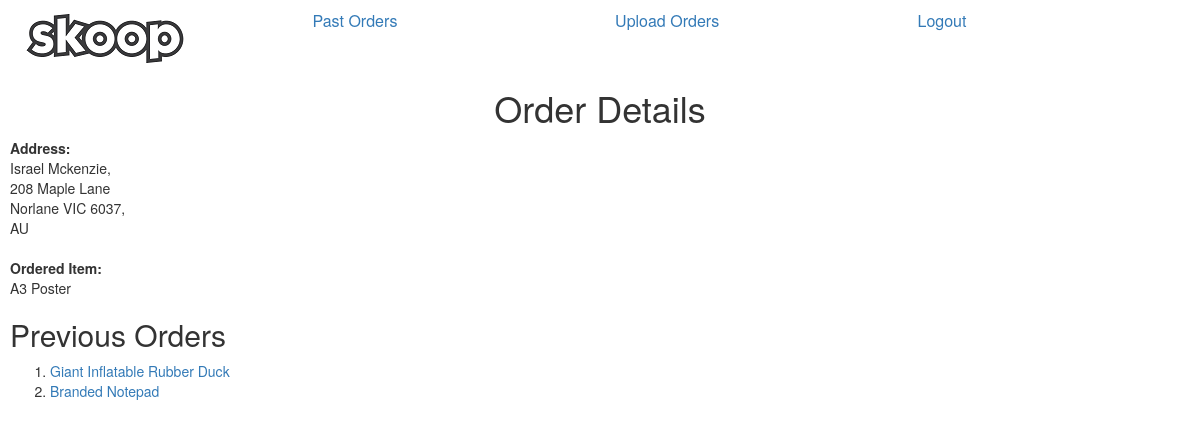
Page /order-details.php?id=1080 (signed in) on the committed database.
### tables this page shows
CREATE TABLE `orders` (
  `id` int(9) NOT NULL,
  `order_id` int(9) NOT NULL,
  `product_code` varchar(191) NOT NULL,
  `name` varchar(191) NOT NULL,
  `email` varchar(191) NOT NULL,
  `mobile` varchar(191) DEFAULT NULL,
  `address_line_one` varchar(191) NOT NULL,
  `address_line_two` varchar(191) DEFAULT NULL,
  `suburb` varchar(191) NOT NULL,
  `state` varchar(191) NOT NULL,
  `postcode` varchar(191) NOT NULL,
  `country` varchar(191) NOT NULL,
  `status` varchar(191) NOT NULL DEFAULT 'pending'
);

CREATE TABLE `products` (
  `id` int(9) NOT NULL,
  `code` varchar(191) NOT NULL,
  `name` varchar(191) NOT NULL,
  `created_at` timestamp NOT NULL DEFAULT CURRENT_TIMESTAMP
);

### order-details.php (the view, shortened to what this page needs)
<!DOCTYPE html>
<head>
	<link rel="stylesheet" href="styles/styles.css" />
	<link rel="stylesheet" href="https://maxcdn.bootstrapcdn.com/bootstrap/3.4.0/css/bootstrap.min.css">
</head>
<body>
<?php
	include "concat-address.php";
	include "header.php";
?>
<h1>Order Details</h1>
<?php
	include "db-login.php";
	$errorMessage = "<p>Something went wrong connecting to the server. Please try refreshing the page, or contact your system administrator.</p>";
	$conn = new mysqli($serverName, $dbUsername, $dbPassword, $dbName);
	if ($conn->connect_error) {
		echo $errorMessage;
	}
	else{
		$statement = "SELECT orders.name, orders.address_line_one, orders.address_line_two, orders.suburb, orders.state, orders.postcode, orders.country, products.name
		FROM orders INNER JOIN products ON orders.product_code = products.code
		WHERE orders.id = ".$_GET["id"].";";
		if($query = $conn->prepare($statement)){
			$query->execute();
			if($query->errno != 0) {
				echo $errorMessage;
			}
			else {
				$query->store_result();
				$query->bind_result($customerName, $address_line_one, $address_line_two, $suburb, $state, $postcode, $country, $itemName);
				while($query->fetch()){
					$fullAddress = $customerName.", <br/>".concatenateAddress($address_line_one, $address_line_two, $suburb, $state, $postcode, $country, true);
					echo "<strong>Address:</strong><br/>".$fullAddress."<br/><br/>";
					echo "<strong>Ordered Item:</strong><br/>".$itemName;
				}
			}
			echo"<h2>Previous Orders</h2>";
			$statement = "SELECT orders.id, products.name
			FROM orders INNER JOIN products ON orders.product_code = products.code
			WHERE orders.name = '".$customerName."';";
			if($query = $conn->prepare($statement)){
				$query->execute();
				if($query->errno != 0) {
					echo $errorMessage;
				}
				else {
					$query->store_result();
					$query->bind_result($id, $productName);
					if($query->num_rows <= 1){
						echo "No prevous orders.";
					}
					else{
						echo "<ol>";
						while($query->fetch()){
							if($id != $_GET["id"]){
								echo "<li><a href=order-details.php?id=".$id." target='_blank'>".$productName."</a></li>";
							}
						}
						echo "</ol>";
					}
				}
			}
			else {
				echo $errorMessage;
			}
		}
		else {
			echo $errorMessage;
		}
	}
?>
</body>

### concat-address.php (shortened to what this page needs)
<?php
function concatenateAddress($address_line_one, $address_line_two, $suburb, $state, $postcode, $country, $multiLine){
	$fullAddress = "";
	if($address_line_one != ""){
		$fullAddress .= $address_line_one;
		if($address_line_two != "" || $suburb != "" || $state != "" || $postcode != "" || $country != "") {
			$fullAddress .= " ";
		}
	}
	if($multiLine){
		$fullAddress .= "<br/>";
	}
	if($suburb != ""){
		$fullAddress .= $suburb." ";
	}
	if($state != ""){
		$fullAddress .= $state." ";
	}
	if($postcode != ""){
		$fullAddress .= $postcode;
		if($country != "") {
			$fullAddress .= ", ";
			if($multiLine){
				$fullAddress .= "<br/>";
			}
		}
	}
	if($country != ""){
		$fullAddress .= $country;
	}
	return $fullAddress;
}
?>

### styles/styles.css (style rules this page uses)
body { padding: 10px; }
h1 { text-align: center; }

### rows in the picture
orders: name "Israel Mckenzie", address_line_one+address_line_two+suburb "208 Maple Lane Norlane VIC AU", postcode "6037", country ",", products.name "A3 Poster"
orders: products.name "Giant Inflatable Rubber Duck"
orders: products.name "Branded Notepad"
